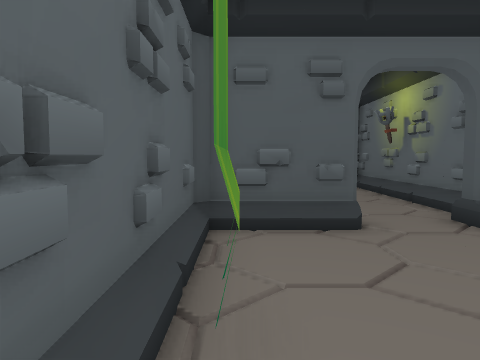
view 1 (above)

17 first-person views from a walk through a 3-D level made in the Godot game engine. The camera is 1.2 m above the floor, tilts 4° down and sees 70° across. The floor is counted in squares, 1 m on a side. Each view is taken from the middle of a square. On the plan, view 1 faces up. The plan holds only what a view shows up to about 14 squares ahead; the rest is blank. The place goes on beyond the plan.

view 2
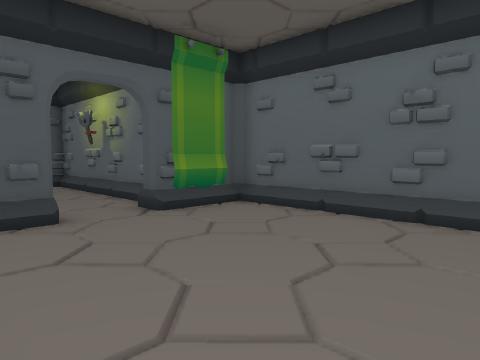

view 3
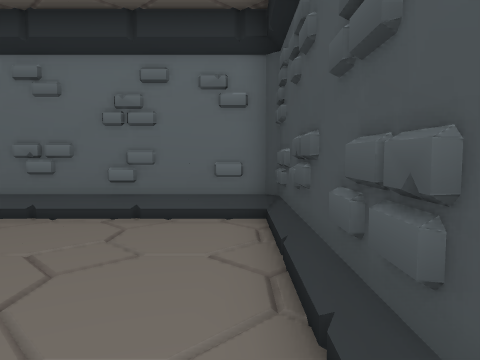

view 4
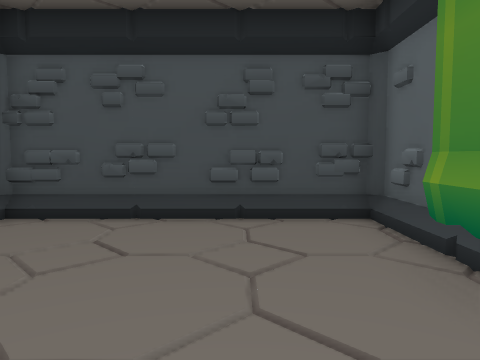

view 5
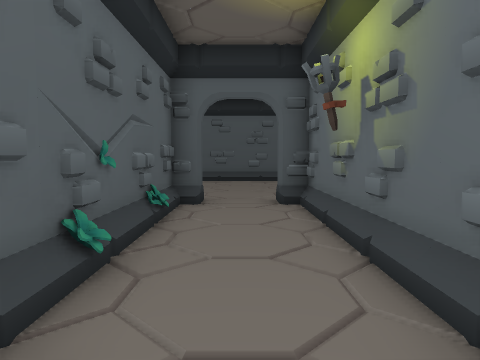

view 6
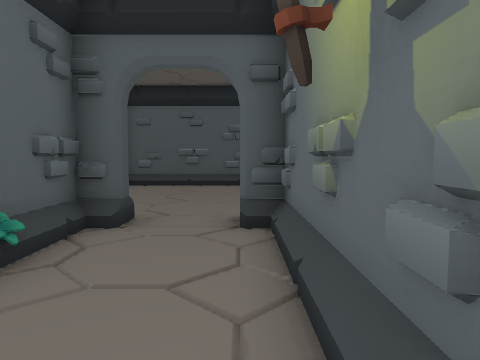

view 7
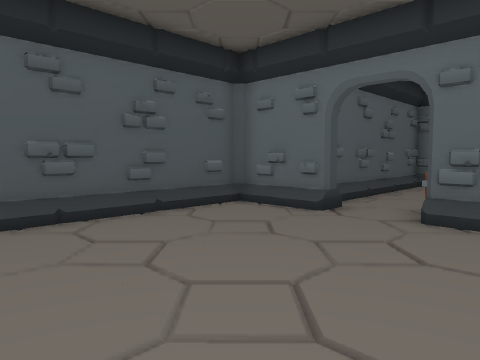

view 8
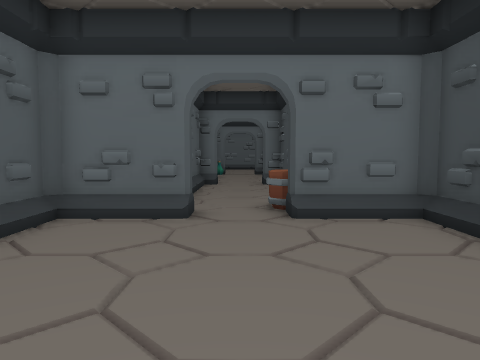

view 9
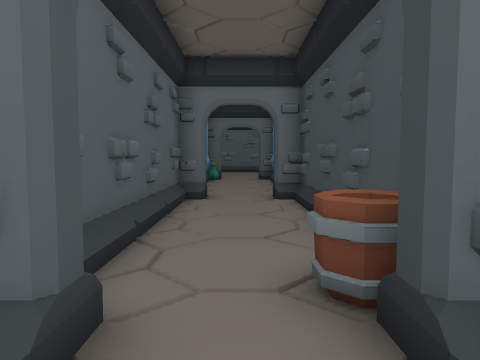

view 10
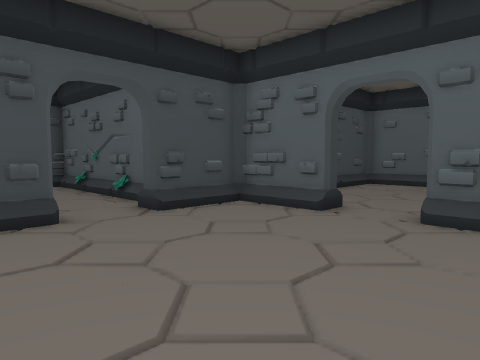

view 11
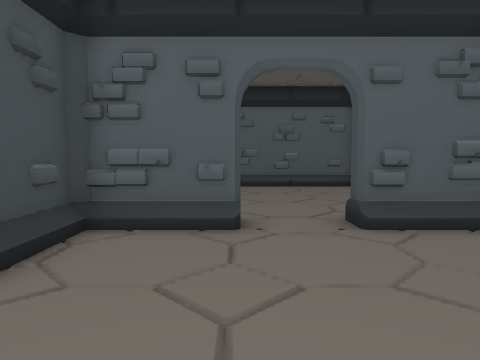

view 12
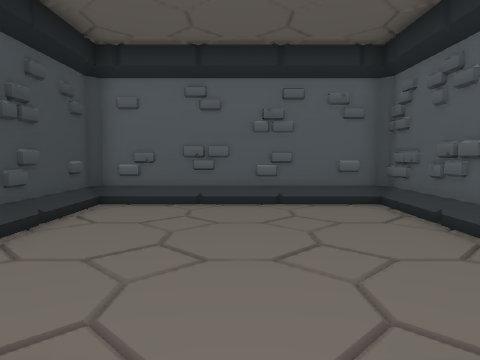

view 13
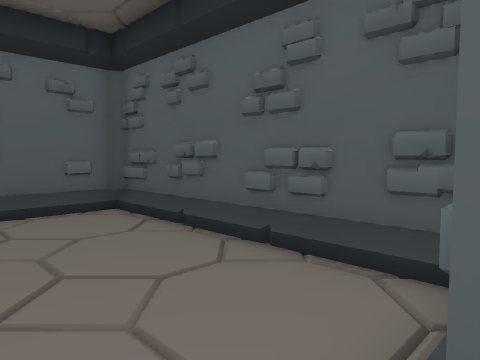

view 14
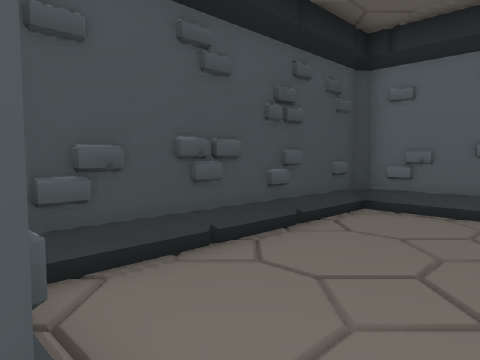

view 15
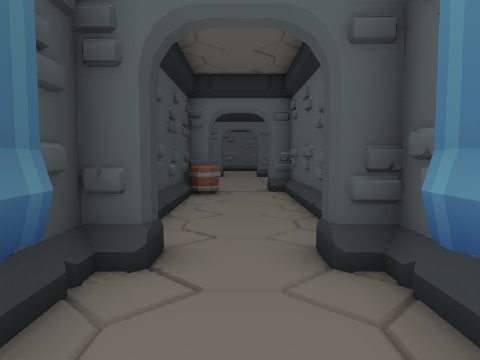

view 16
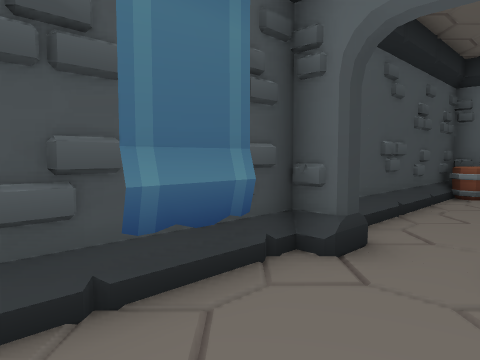

view 17
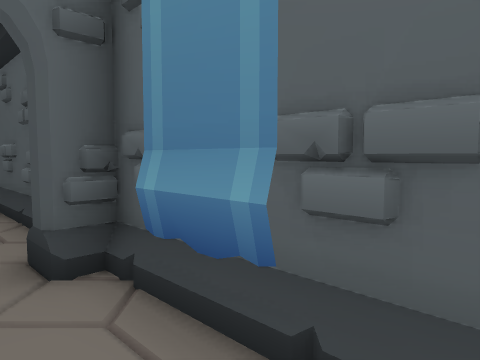

### Floor plan
Ten units are one square. View 1 is at (0, 0); x grows to the right and y downward. Boxes are objects, and circles mark ways between rooms. Rooms are numbered by the first view taken in them; rooms with no view inside come last. Other rooms are left out.
<svg viewBox="-93 -223 286 246">
<path fill="none" stroke="#000" d="M20 -57 -7 -57 -7 15 -5 18 68 18 68 -55 65 -57 40 -57M51 18 53 14M-4 -58 -8 -55M-5 -5 -5 4M-5 5 -5 14M65 -170 75 -170M72 -170 72 -163 148 -163 148 -170M40 -143 65 -143 68 -145 68 -170M-8 -146 -5 -142M-5 -190 -15 -190M13 -106 11 -94M11 -104 14 -88M-15 -170 -7 -170 -7 -143 20 -143 20 -137 13 -137 13 -63 18 -63M14 -98 11 -81M-7 -211 -7 -190M145 -170 153 -170 153 -163 186 -163M12 -88 13 -82M48 -71 48 -137 40 -137M153 -195 153 -190 148 -190 148 -198 72 -198 72 -190 68 -190 68 -215 65 -218 -5 -218M40 -57 40 -65M188 -198 153 -198M-5 -199 -5 -190M165 -195 153 -195M182 -195 175 -195M-59 -144 -56 -140M-18 -218 -85 -218 -87 -215 -87 -143M-85 -143 -18 -143M-88 -145 -84 -142M-40 -215 -59 -215M-85 -167 -85 -143M-65 -215 -74 -215M-75 -215 -84 -215M-19 -215 -39 -215"/>
<rect x="-5" y="-35" width="10" height="30" fill="#bbb"><title>other object</title></rect>
<rect x="35" y="-55" width="20" height="10" fill="#bbb"><title>other object</title></rect>
<rect x="35" y="-105" width="10" height="10" fill="#bbb"><title>torch</title></rect>
<rect x="75" y="-175" width="10" height="10" fill="#bbb"><title>other object</title></rect>
<rect x="165" y="-165" width="10" height="10" fill="#bbb"><title>other object</title></rect>
<rect x="165" y="-205" width="10" height="10" fill="#bbb"><title>other object</title></rect>
<circle cx="25" cy="-60" r="3" fill="#2a7"/>
<circle cx="-10" cy="-180" r="3" fill="#2a7"/>
<text x="30" y="-20">1</text>
<text x="60" y="-160">2</text>
<text x="-50" y="-180">3</text>
</svg>
Room 1 opens to room 2. Room 2 opens to room 3.

Where each view was taken, in squares from view 1:
view 1: 0 up, 0 right, facing up
view 2: 1 down, 0 right, facing up-right
view 3: 1 down, 0 right, facing right
view 4: 5 up, 2 right, facing down
view 5: 5 up, 3 right, facing up
view 6: 8 up, 4 right, facing up
view 7: 15 up, 0 right, facing up-right
view 8: 18 up, 0 right, facing right
view 9: 18 up, 5 right, facing right
view 10: 21 up, 6 right, facing down-left
view 11: 17 up, 5 right, facing left
view 12: 18 up, 0 right, facing left
view 13: 18 up, 1 left, facing up-left
view 14: 18 up, 1 left, facing down-left
view 15: 18 up, 19 right, facing left
view 16: 19 up, 19 right, facing down-left
view 17: 18 up, 19 right, facing up-left
